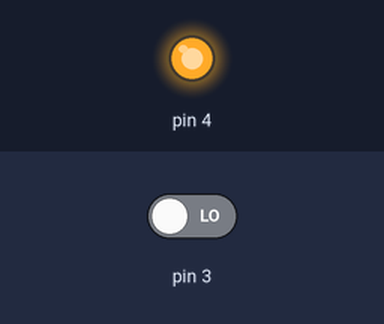
The sketch below on a simulated Arduino Uno, built with avr-gcc and run on an emulated ATmega328P. Shown: output pins drawn as LEDs (lit = HIGH). Dashed ring = blinking. Inputs (shaded band) come from the test bench; at power-on: pin 3 LOW.

Above: at 1.2 s.
1.3 s: pin 3 driven HIGH
At 3.42 s:
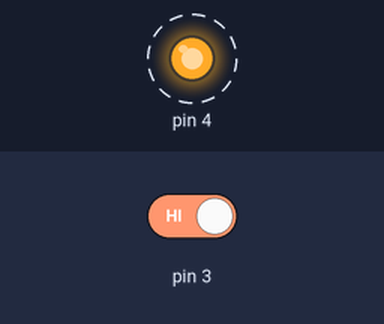
4.3 s: pin 3 driven LOW
At 4.3 s:
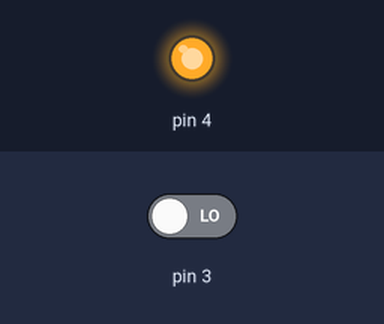
Timing chart, 0 to 7.3 s (numbered marks = the images above; inputs shaded):
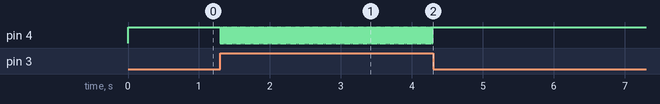

Measured:
- after the input at 1.3 s, pin 4: alternates HIGH for 0.01 s and LOW for 0.01 s, starting at once
- after the input at 4.3 s, pin 4: stops changing and stays HIGH

The sketch:

EncendidoDeLedConPulsador_Pag19_.ino
```cpp
/* TRANSCRITO POR GUSTAVO JARRO CALLIZAYA*/
 /*DEL*/
 /*TEXTO: ROBOTICA CON ARDUINO 2º (SECUNDARIA COMUNITARIA PRODUCTIVA
 * ) "TECHHOME"*/
  /* PRACTICA:ENCENDIDO CON LED CON PULSADOR
   *  PAGINA 19 DEL TEXTO*   */
bool encendido=true;

void setup() {
pinMode(3,INPUT);
pinMode(4, OUTPUT);
// put your setup code here, to run once:

}

void loop() {
  // put your main code here, to run repeatedly:
  int dd=digitalRead(3);
  if(dd==1){
    encendido= not encendido;

  }
  if(encendido==true){
    digitalWrite(4,HIGH);
  }
  else{
    digitalWrite(4,LOW);

  }
delay(10);
}
```
